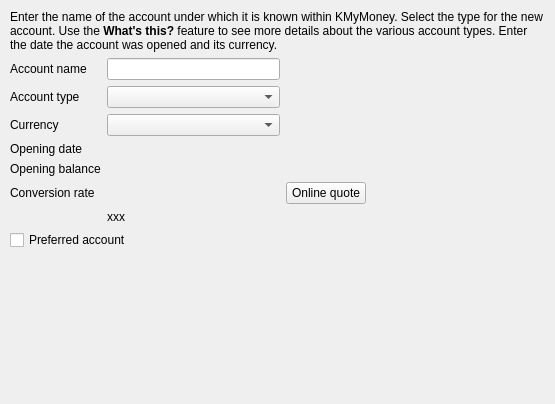
<?xml version="1.0" encoding="UTF-8"?>
<ui version="4.0">
 <class>KAccountTypePageDecl</class>
 <widget class="QWidget" name="KAccountTypePageDecl">
  <property name="geometry">
   <rect>
    <x>0</x>
    <y>0</y>
    <width>555</width>
    <height>404</height>
   </rect>
  </property>
  <layout class="QVBoxLayout">
   <property name="margin">
    <number>10</number>
   </property>
   <item>
    <widget class="QLabel" name="qLabel4">
     <property name="focusPolicy">
      <enum>Qt::NoFocus</enum>
     </property>
     <property name="text">
      <string>Enter the name of the account under which it is known within KMyMoney. Select the type for the new account. Use the &lt;b&gt;What's this?&lt;/b&gt; feature to see more details about the various account types. Enter the date the account was opened and its currency.</string>
     </property>
     <property name="wordWrap">
      <bool>true</bool>
     </property>
    </widget>
   </item>
   <item>
    <layout class="QGridLayout">
     <item row="0" column="0">
      <widget class="QLabel" name="textLabel1">
       <property name="text">
        <string>Account name</string>
       </property>
       <property name="wordWrap">
        <bool>false</bool>
       </property>
      </widget>
     </item>
     <item row="0" column="1">
      <widget class="KLineEdit" name="m_accountName">
       <property name="sizePolicy">
        <sizepolicy hsizetype="MinimumExpanding" vsizetype="Fixed">
         <horstretch>0</horstretch>
         <verstretch>0</verstretch>
        </sizepolicy>
       </property>
       <property name="whatsThis">
        <string>Enter a name under which this account is known within KMyMoney.</string>
       </property>
      </widget>
     </item>
     <item row="1" column="0">
      <widget class="QLabel" name="textLabel2_2">
       <property name="text">
        <string>Account type</string>
       </property>
       <property name="wordWrap">
        <bool>false</bool>
       </property>
      </widget>
     </item>
     <item row="1" column="1">
      <widget class="KMyMoneyGeneralCombo" name="m_typeSelection">
       <property name="sizePolicy">
        <sizepolicy hsizetype="MinimumExpanding" vsizetype="Fixed">
         <horstretch>0</horstretch>
         <verstretch>0</verstretch>
        </sizepolicy>
       </property>
       <property name="whatsThis">
        <string>&lt;p&gt;&lt;b&gt;Checking&lt;/b&gt;
Use the checking account type to manage activities on your checking account e.g. payments, checks and cash card purchases.&lt;/p&gt;

&lt;p&gt;&lt;b&gt;Savings&lt;/b&gt;
Use the savings account type to manage activities on your savings account.&lt;/p&gt;

&lt;p&gt;&lt;b&gt;Credit Card&lt;/b&gt;
Use the credit card account type to manage activities on your credit card.&lt;/p&gt;

&lt;p&gt;&lt;b&gt;Cash&lt;/b&gt;

Use the cash account type to manage activities in your wallet.&lt;/p&gt;

&lt;p&gt;&lt;b&gt;Loan&lt;/b&gt;
Use the loan account type to manage amortization loans (e.g. mortgages, car loan, money you lend, private loans etc.).&lt;/p&gt;

&lt;p&gt;&lt;b&gt;Investment&lt;/b&gt;
Use the investment account to manage your stock, mutual fund and other investments.&lt;/p&gt;

&lt;p&gt;&lt;b&gt;Asset&lt;/b&gt;
Use the asset account type to manage assets (e.g. your house, car or art collection).&lt;/p&gt;

&lt;p&gt;&lt;b&gt;Liability&lt;/b&gt;
Use the liability account type to manage any type of liability except amortization loans. Use it for taxes you owe or money you borrowed from friends. For amortization loans like mortgages you should create a loan account.&lt;/p&gt;</string>
       </property>
      </widget>
     </item>
     <item row="2" column="0">
      <widget class="QLabel" name="textLabel3">
       <property name="text">
        <string>Currency</string>
       </property>
       <property name="wordWrap">
        <bool>false</bool>
       </property>
      </widget>
     </item>
     <item row="2" column="1">
      <widget class="KMyMoneySecuritySelector" name="m_currencyComboBox">
       <property name="sizePolicy">
        <sizepolicy hsizetype="MinimumExpanding" vsizetype="Fixed">
         <horstretch>0</horstretch>
         <verstretch>0</verstretch>
        </sizepolicy>
       </property>
       <property name="whatsThis">
        <string>Select the currency in which this account is denominated.</string>
       </property>
      </widget>
     </item>
     <item row="2" column="2" colspan="2">
      <spacer name="spacer6">
       <property name="orientation">
        <enum>Qt::Horizontal</enum>
       </property>
       <property name="sizeType">
        <enum>QSizePolicy::Expanding</enum>
       </property>
       <property name="sizeHint" stdset="0">
        <size>
         <width>231</width>
         <height>20</height>
        </size>
       </property>
      </spacer>
     </item>
     <item row="3" column="0">
      <widget class="QLabel" name="textLabel2">
       <property name="text">
        <string>Opening date</string>
       </property>
       <property name="wordWrap">
        <bool>false</bool>
       </property>
      </widget>
     </item>
     <item row="3" column="1">
      <widget class="kMyMoneyDateInput" name="m_openingDate">
       <property name="focusPolicy">
        <enum>Qt::StrongFocus</enum>
       </property>
       <property name="whatsThis">
        <string>&lt;p&gt;The opening date would be the date of the last statement. In case you want to keep track of transactions prior to this date, enter the ending balance and statement date of a prior statement and add all following transactions into KMyMoney. KMyMoney will not allow you to enter or modify transactions prior to this date.&lt;/p&gt;
&lt;p&gt;&lt;i&gt;Note&lt;/i&gt;: If you do not know the exact amount of the opening balance, enter an estimate. You can change this value later before you reconcile this account for the first time.&lt;/p&gt;</string>
       </property>
      </widget>
     </item>
     <item row="4" column="0">
      <widget class="QLabel" name="textLabel1_2">
       <property name="text">
        <string>Opening balance</string>
       </property>
       <property name="wordWrap">
        <bool>false</bool>
       </property>
      </widget>
     </item>
     <item row="4" column="1">
      <widget class="kMyMoneyEdit" name="m_openingBalance">
       <property name="minimumSize">
        <size>
         <width>150</width>
         <height>0</height>
        </size>
       </property>
       <property name="focusPolicy">
        <enum>Qt::StrongFocus</enum>
       </property>
       <property name="whatsThis">
        <string>&lt;p&gt;The opening balance is the balance of the account when you start using it with KMyMoney. For new accounts this is usually 0 but for existing accounts this may well differ. Please consult the account statements to figure out this value. The opening balance is to be provided in the currency of the account as selected with the currency button.&lt;/p&gt;
&lt;p&gt;&lt;i&gt;Note&lt;/i&gt;: If you do not know the exact amount of the opening balance, enter an estimate. You can change this value later before you reconcile this account for the first time.&lt;/p&gt;</string>
       </property>
       <property name="resetButtonVisibility" stdset="0">
        <bool>false</bool>
       </property>
      </widget>
     </item>
     <item row="5" column="0">
      <widget class="QLabel" name="m_conversionLabel">
       <property name="text">
        <string>Conversion rate</string>
       </property>
       <property name="wordWrap">
        <bool>false</bool>
       </property>
      </widget>
     </item>
     <item row="5" column="1">
      <widget class="kMyMoneyEdit" name="m_conversionRate">
       <property name="focusPolicy">
        <enum>Qt::StrongFocus</enum>
       </property>
       <property name="whatsThis">
        <string>For foreign currencies an initial conversion rate needs to be provided. This should be the price of the foreign currency in the base currency on the opening date of the account.</string>
       </property>
       <property name="resetButtonVisibility" stdset="0">
        <bool>false</bool>
       </property>
      </widget>
     </item>
     <item row="5" column="2">
      <widget class="QPushButton" name="m_onlineQuote">
       <property name="text">
        <string>Online quote</string>
       </property>
      </widget>
     </item>
     <item row="5" column="3">
      <spacer name="spacer3">
       <property name="orientation">
        <enum>Qt::Horizontal</enum>
       </property>
       <property name="sizeType">
        <enum>QSizePolicy::Expanding</enum>
       </property>
       <property name="sizeHint" stdset="0">
        <size>
         <width>61</width>
         <height>21</height>
        </size>
       </property>
      </spacer>
     </item>
     <item row="6" column="1">
      <widget class="QLabel" name="m_conversionExample">
       <property name="text">
        <string>xxx</string>
       </property>
       <property name="wordWrap">
        <bool>false</bool>
       </property>
      </widget>
     </item>
     <item row="7" column="0" colspan="2">
      <widget class="QCheckBox" name="m_preferredAccount">
       <property name="toolTip">
        <string>Mark this checkbox if the account should be maintained as preferred account</string>
       </property>
       <property name="whatsThis">
        <string>Selecting the &lt;b&gt;Preferred Account&lt;/b&gt; checkbox will allow preferred access in some dialogs and views of KMyMoney.</string>
       </property>
       <property name="text">
        <string>Preferred account</string>
       </property>
      </widget>
     </item>
    </layout>
   </item>
   <item>
    <spacer name="spacer18">
     <property name="orientation">
      <enum>Qt::Vertical</enum>
     </property>
     <property name="sizeType">
      <enum>QSizePolicy::Expanding</enum>
     </property>
     <property name="sizeHint" stdset="0">
      <size>
       <width>20</width>
       <height>16</height>
      </size>
     </property>
    </spacer>
   </item>
  </layout>
 </widget>
 <layoutdefault spacing="6" margin="11"/>
 <customwidgets>
  <customwidget>
   <class>kMyMoneyDateInput</class>
   <extends>QFrame</extends>
   <header>kmymoneydateinput.h</header>
  </customwidget>
  <customwidget>
   <class>KMyMoneySecuritySelector</class>
   <extends>KComboBox</extends>
   <header>kmymoneycurrencyselector.h</header>
   <container>1</container>
  </customwidget>
  <customwidget>
   <class>kMyMoneyEdit</class>
   <extends>QFrame</extends>
   <header>kmymoneyedit.h</header>
  </customwidget>
  <customwidget>
   <class>KMyMoneyGeneralCombo</class>
   <extends>KComboBox</extends>
   <header>kmymoneygeneralcombo.h</header>
   <container>1</container>
  </customwidget>
  <customwidget>
   <class>KLineEdit</class>
   <extends>QLineEdit</extends>
   <header>klineedit.h</header>
  </customwidget>
  <customwidget>
   <class>KComboBox</class>
   <extends>QComboBox</extends>
   <header>kcombobox.h</header>
  </customwidget>
 </customwidgets>
 <resources/>
 <connections/>
</ui>
